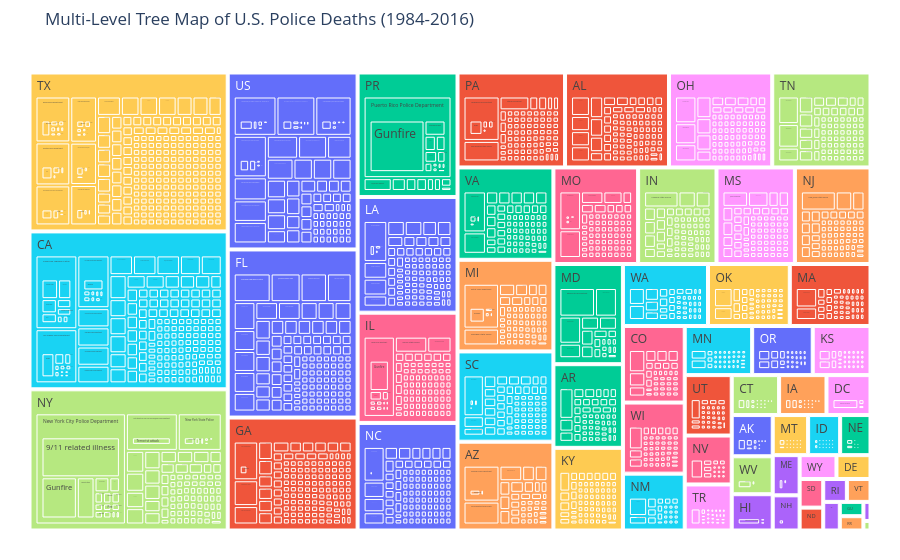

Notebook code for this chart:
### Code cell
# Q.(9) A tree map with three levels: state, city (description), cause

import pandas as pd
import plotly.express as px

# 1. Load the data
df = pd.read_csv("U.S.Death.csv")

# 2. Clean up hidden blank spaces in the state names
df["state"] = df["state"].str.strip()

# 3. Filter for years between 1984 and 2016
filtered_df = df[(df["year"] >= 1984) & (df["year"] <= 2016)]

# 4. Group data to calculate total counts for each level
# This keeps the map performance fast and organized
treemap_data = (
    filtered_df.groupby(["state", "dept_name", "cause_short"])
    .size()
    .reset_index(name="Total Deaths")
)

# 5. Build the three-level Tree Map
fig = px.treemap(
    treemap_data,
    path=[
        "state",
        "dept_name",
        "cause_short",
    ],  # Defines the 3 hierarchical levels
    values="Total Deaths",  # Determines rectangle size based on total deaths
    color="state",  # Gives each state a unique shade
    title="Multi-Level Tree Map of U.S. Police Deaths (1984-2016)",
)

# 6. Adjust map formatting
fig.update_layout(margin=dict(t=50, l=25, r=25, b=25))

# 7. Display the interactive chart
fig.show()

### Figure 1 — Plotly figure (JSON) as saved in the notebook; plotly's stock layout.template omitted (floating-point values rounded to 4 significant figures; data arrays with more than 128 entries replaced by an {"elided": "..."} marker saying what was removed)
{"data": [{"branchvalues": "total", "customdata": {"elided": "6372x1 str values"}, "domain": {"x": [0, 1], "y": [0, 1]}, "hovertemplate": "labels=%{label}<br>Total Deaths=%{value}<br>parent=%{parent}<br>id=%{id}<br>state=%{customdata[0]}<extra></extra>", "ids": {"elided": "6372 str values"}, "labels": {"elided": "6372 str values"}, "marker": {"colors": {"elided": "6372 str values"}}, "name": "", "parents": {"elided": "6372 str values"}, "type": "treemap", "values": {"elided": "6372 float values"}}], "layout": {"legend": {"tracegroupgap": 0}, "margin": {"b": 25, "l": 25, "r": 25, "t": 50}, "title": {"text": "Multi-Level Tree Map of U.S. Police Deaths (1984-2016)"}}}
